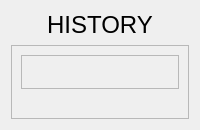
         <widget class="QWidget" name="page">
          <layout class="QGridLayout" name="gridLayout_3">
           <item row="1" column="0">
            <widget class="QFrame" name="frame_23">
             <property name="frameShape">
              <enum>QFrame::StyledPanel</enum>
             </property>
             <property name="frameShadow">
              <enum>QFrame::Raised</enum>
             </property>
             <layout class="QVBoxLayout" name="verticalLayout_17">
              <item>
               <widget class="QFrame" name="frame_22">
                <property name="maximumSize">
                 <size>
                  <width>16777215</width>
                  <height>50</height>
                 </size>
                </property>
                <property name="frameShape">
                 <enum>QFrame::StyledPanel</enum>
                </property>
                <property name="frameShadow">
                 <enum>QFrame::Raised</enum>
                </property>
                <layout class="QHBoxLayout" name="horizontalLayout_5">
                 <item>
                  <widget class="QLabel" name="label_25">
                   <property name="text">
                    <string/>
                   </property>
                  </widget>
                 </item>
                 <item>
                  <widget class="QLabel" name="label_57">
                   <property name="text">
                    <string/>
                   </property>
                   <property name="alignment">
                    <set>Qt::AlignCenter</set>
                   </property>
                  </widget>
                 </item>
                </layout>
               </widget>
              </item>
              <item>
               <widget class="QLabel" name="label_55">
                <property name="text">
                 <string/>
                </property>
               </widget>
              </item>
             </layout>
            </widget>
           </item>
           <item row="0" column="0">
            <widget class="QLabel" name="label_4">
             <property name="maximumSize">
              <size>
               <width>16777215</width>
               <height>50</height>
              </size>
             </property>
             <property name="font">
              <font>
               <pointsize>18</pointsize>
              </font>
             </property>
             <property name="text">
              <string>HISTORY</string>
             </property>
             <property name="alignment">
              <set>Qt::AlignCenter</set>
             </property>
            </widget>
           </item>
          </layout>
         </widget>
